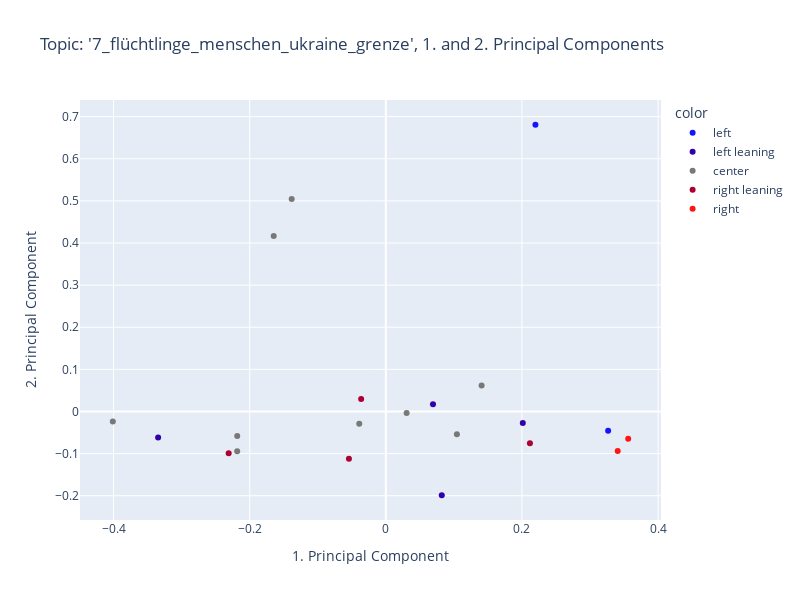

Notebook source saved alongside this figure:
### Code cell
if n_components>2:
    fig = px.scatter(
        x=model.components_[1], 
        y=model.components_[2], 
        color=[political_spectrum_dict[medium] for medium in N.columns.to_list()],
        color_discrete_sequence=color_palette,
        hover_data=[N.columns.to_list()], 
        title=f'Topic: \'{topic}\', 1. and 2. Principal Components',
        labels={
            "x": "1. Principal Component",
            "y": "2. Principal Component",
        },
        #text=N.columns.to_list(),
        width=800,
        height=600,
        )
    fig.show()

### Figure 1 — Plotly figure (JSON) as saved in the notebook; plotly's stock layout.template omitted (floating-point values rounded to 4 significant figures)
{"data": [{"customdata": [["junge Welt"], ["NachDenkSeiten"]], "hovertemplate": "color=left<br>1. Principal Component=%{x}<br>2. Principal Component=%{y}<br>hover_data_0=%{customdata[0]}<extra></extra>", "legendgroup": "left", "marker": {"color": "rgb(20.0, 20.0, 255.0)", "symbol": "circle"}, "mode": "markers", "name": "left", "orientation": "v", "showlegend": true, "type": "scatter", "x": [0.2198, 0.3267], "xaxis": "x", "y": [0.6808, -0.04599], "yaxis": "y"}, {"customdata": [["taz"], ["Süddeutsche Zeitung"], ["stern TV"], ["DER SPIEGEL"]], "hovertemplate": "color=left leaning<br>1. Principal Component=%{x}<br>2. Principal Component=%{y}<br>hover_data_0=%{customdata[0]}<extra></extra>", "legendgroup": "left leaning", "marker": {"color": "rgb(50.0, 0.0, 170.0)", "symbol": "circle"}, "mode": "markers", "name": "left leaning", "orientation": "v", "showlegend": true, "type": "scatter", "x": [0.2012, 0.0822, -0.3345, 0.0693], "xaxis": "x", "y": [-0.02712, -0.1989, -0.06153, 0.01699], "yaxis": "y"}, {"customdata": [["Der Tagesspiegel"], ["ARD"], ["ZDF"], ["ZDFheute Nachrichten"], ["Bayerischer Rundfunk"], ["ntv Nachrichten"], ["ZEIT ONLINE"], ["faz"], ["WELT"]], "hovertemplate": "color=center<br>1. Principal Component=%{x}<br>2. Principal Component=%{y}<br>hover_data_0=%{customdata[0]}<extra></extra>", "legendgroup": "center", "marker": {"color": "rgb(120.0, 120.0, 120.0)", "symbol": "circle"}, "mode": "markers", "name": "center", "orientation": "v", "showlegend": true, "type": "scatter", "x": [-0.1383, -0.1647, -0.2184, -0.2183, 0.03056, -0.03899, 0.1044, 0.1407, -0.4011], "xaxis": "x", "y": [0.5043, 0.4166, -0.09414, -0.05809, -0.003482, -0.02893, -0.05381, 0.06146, -0.02387], "yaxis": "y"}, {"customdata": [["RTL"], ["FOCUS Online"], ["BILD"], ["NZZ Neue Zürcher Zeitung"]], "hovertemplate": "color=right leaning<br>1. Principal Component=%{x}<br>2. Principal Component=%{y}<br>hover_data_0=%{customdata[0]}<extra></extra>", "legendgroup": "right leaning", "marker": {"color": "rgb(170.0, 0.0, 50.0)", "symbol": "circle"}, "mode": "markers", "name": "right leaning", "orientation": "v", "showlegend": true, "type": "scatter", "x": [-0.03625, -0.05421, -0.2309, 0.2117], "xaxis": "x", "y": [0.02961, -0.1122, -0.09887, -0.07514], "yaxis": "y"}, {"customdata": [["Junge Freiheit"], ["COMPACTTV"]], "hovertemplate": "color=right<br>1. Principal Component=%{x}<br>2. Principal Component=%{y}<br>hover_data_0=%{customdata[0]}<extra></extra>", "legendgroup": "right", "marker": {"color": "rgb(255.0, 20.0, 20.0)", "symbol": "circle"}, "mode": "markers", "name": "right", "orientation": "v", "showlegend": true, "type": "scatter", "x": [0.3561, 0.3407], "xaxis": "x", "y": [-0.06481, -0.09369], "yaxis": "y"}], "layout": {"height": 600, "legend": {"title": {"text": "color"}, "tracegroupgap": 0}, "title": {"text": "Topic: '7_flüchtlinge_menschen_ukraine_grenze', 1. and 2. Principal Components"}, "width": 800, "xaxis": {"anchor": "y", "domain": [0, 1], "title": {"text": "1. Principal Component"}}, "yaxis": {"anchor": "x", "domain": [0, 1], "title": {"text": "2. Principal Component"}}}}
